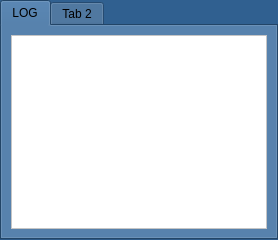
     <widget class="QTabWidget" name="tabWidget">
      <property name="palette">
       <palette>
        <active>
         <colorrole role="WindowText">
          <brush brushstyle="SolidPattern">
           <color alpha="255">
            <red>0</red>
            <green>0</green>
            <blue>0</blue>
           </color>
          </brush>
         </colorrole>
         <colorrole role="Button">
          <brush brushstyle="SolidPattern">
           <color alpha="255">
            <red>48</red>
            <green>96</green>
            <blue>144</blue>
           </color>
          </brush>
         </colorrole>
         <colorrole role="Light">
          <brush brushstyle="SolidPattern">
           <color alpha="255">
            <red>72</red>
            <green>144</green>
            <blue>216</blue>
           </color>
          </brush>
         </colorrole>
         <colorrole role="Midlight">
          <brush brushstyle="SolidPattern">
           <color alpha="255">
            <red>60</red>
            <green>120</green>
            <blue>180</blue>
           </color>
          </brush>
         </colorrole>
         <colorrole role="Dark">
          <brush brushstyle="SolidPattern">
           <color alpha="255">
            <red>24</red>
            <green>48</green>
            <blue>72</blue>
           </color>
          </brush>
         </colorrole>
         <colorrole role="Mid">
          <brush brushstyle="SolidPattern">
           <color alpha="255">
            <red>32</red>
            <green>64</green>
            <blue>96</blue>
           </color>
          </brush>
         </colorrole>
         <colorrole role="Text">
          <brush brushstyle="SolidPattern">
           <color alpha="255">
            <red>0</red>
            <green>0</green>
            <blue>0</blue>
           </color>
          </brush>
         </colorrole>
         <colorrole role="BrightText">
          <brush brushstyle="SolidPattern">
           <color alpha="255">
            <red>255</red>
            <green>255</green>
            <blue>255</blue>
           </color>
          </brush>
         </colorrole>
         <colorrole role="ButtonText">
          <brush brushstyle="SolidPattern">
           <color alpha="255">
            <red>0</red>
            <green>0</green>
            <blue>0</blue>
           </color>
          </brush>
         </colorrole>
         <colorrole role="Base">
          <brush brushstyle="SolidPattern">
           <color alpha="255">
            <red>255</red>
            <green>255</green>
            <blue>255</blue>
           </color>
          </brush>
         </colorrole>
         <colorrole role="Window">
          <brush brushstyle="SolidPattern">
           <color alpha="255">
            <red>48</red>
            <green>96</green>
            <blue>144</blue>
           </color>
          </brush>
         </colorrole>
         <colorrole role="Shadow">
          <brush brushstyle="SolidPattern">
           <color alpha="255">
            <red>0</red>
            <green>0</green>
            <blue>0</blue>
           </color>
          </brush>
         </colorrole>
         <colorrole role="AlternateBase">
          <brush brushstyle="SolidPattern">
           <color alpha="255">
            <red>151</red>
            <green>175</green>
            <blue>199</blue>
           </color>
          </brush>
         </colorrole>
         <colorrole role="ToolTipBase">
          <brush brushstyle="SolidPattern">
           <color alpha="255">
            <red>255</red>
            <green>255</green>
            <blue>220</blue>
           </color>
          </brush>
         </colorrole>
         <colorrole role="ToolTipText">
          <brush brushstyle="SolidPattern">
           <color alpha="255">
            <red>0</red>
            <green>0</green>
            <blue>0</blue>
           </color>
          </brush>
         </colorrole>
        </active>
        <inactive>
         <colorrole role="WindowText">
          <brush brushstyle="SolidPattern">
           <color alpha="255">
            <red>0</red>
            <green>0</green>
            <blue>0</blue>
           </color>
          </brush>
         </colorrole>
         <colorrole role="Button">
          <brush brushstyle="SolidPattern">
           <color alpha="255">
            <red>48</red>
            <green>96</green>
            <blue>144</blue>
           </color>
          </brush>
         </colorrole>
         <colorrole role="Light">
          <brush brushstyle="SolidPattern">
           <color alpha="255">
            <red>72</red>
            <green>144</green>
            <blue>216</blue>
           </color>
          </brush>
         </colorrole>
         <colorrole role="Midlight">
          <brush brushstyle="SolidPattern">
           <color alpha="255">
            <red>60</red>
            <green>120</green>
            <blue>180</blue>
           </color>
          </brush>
         </colorrole>
         <colorrole role="Dark">
          <brush brushstyle="SolidPattern">
           <color alpha="255">
            <red>24</red>
            <green>48</green>
            <blue>72</blue>
           </color>
          </brush>
         </colorrole>
         <colorrole role="Mid">
          <brush brushstyle="SolidPattern">
           <color alpha="255">
            <red>32</red>
            <green>64</green>
            <blue>96</blue>
           </color>
          </brush>
         </colorrole>
         <colorrole role="Text">
          <brush brushstyle="SolidPattern">
           <color alpha="255">
            <red>0</red>
            <green>0</green>
            <blue>0</blue>
           </color>
          </brush>
         </colorrole>
         <colorrole role="BrightText">
          <brush brushstyle="SolidPattern">
           <color alpha="255">
            <red>255</red>
            <green>255</green>
            <blue>255</blue>
           </color>
          </brush>
         </colorrole>
         <colorrole role="ButtonText">
          <brush brushstyle="SolidPattern">
           <color alpha="255">
            <red>0</red>
            <green>0</green>
            <blue>0</blue>
           </color>
          </brush>
         </colorrole>
         <colorrole role="Base">
          <brush brushstyle="SolidPattern">
           <color alpha="255">
            <red>255</red>
            <green>255</green>
            <blue>255</blue>
           </color>
          </brush>
         </colorrole>
         <colorrole role="Window">
          <brush brushstyle="SolidPattern">
           <color alpha="255">
            <red>48</red>
            <green>96</green>
            <blue>144</blue>
           </color>
          </brush>
         </colorrole>
         <colorrole role="Shadow">
          <brush brushstyle="SolidPattern">
           <color alpha="255">
            <red>0</red>
            <green>0</green>
            <blue>0</blue>
           </color>
          </brush>
         </colorrole>
         <colorrole role="AlternateBase">
          <brush brushstyle="SolidPattern">
           <color alpha="255">
            <red>151</red>
            <green>175</green>
            <blue>199</blue>
           </color>
          </brush>
         </colorrole>
         <colorrole role="ToolTipBase">
          <brush brushstyle="SolidPattern">
           <color alpha="255">
            <red>255</red>
            <green>255</green>
            <blue>220</blue>
           </color>
          </brush>
         </colorrole>
         <colorrole role="ToolTipText">
          <brush brushstyle="SolidPattern">
           <color alpha="255">
            <red>0</red>
            <green>0</green>
            <blue>0</blue>
           </color>
          </brush>
         </colorrole>
        </inactive>
        <disabled>
         <colorrole role="WindowText">
          <brush brushstyle="SolidPattern">
           <color alpha="255">
            <red>24</red>
            <green>48</green>
            <blue>72</blue>
           </color>
          </brush>
         </colorrole>
         <colorrole role="Button">
          <brush brushstyle="SolidPattern">
           <color alpha="255">
            <red>48</red>
            <green>96</green>
            <blue>144</blue>
           </color>
          </brush>
         </colorrole>
         <colorrole role="Light">
          <brush brushstyle="SolidPattern">
           <color alpha="255">
            <red>72</red>
            <green>144</green>
            <blue>216</blue>
           </color>
          </brush>
         </colorrole>
         <colorrole role="Midlight">
          <brush brushstyle="SolidPattern">
           <color alpha="255">
            <red>60</red>
            <green>120</green>
            <blue>180</blue>
           </color>
          </brush>
         </colorrole>
         <colorrole role="Dark">
          <brush brushstyle="SolidPattern">
           <color alpha="255">
            <red>24</red>
            <green>48</green>
            <blue>72</blue>
           </color>
          </brush>
         </colorrole>
         <colorrole role="Mid">
          <brush brushstyle="SolidPattern">
           <color alpha="255">
            <red>32</red>
            <green>64</green>
            <blue>96</blue>
           </color>
          </brush>
         </colorrole>
         <colorrole role="Text">
          <brush brushstyle="SolidPattern">
           <color alpha="255">
            <red>24</red>
            <green>48</green>
            <blue>72</blue>
           </color>
          </brush>
         </colorrole>
         <colorrole role="BrightText">
          <brush brushstyle="SolidPattern">
           <color alpha="255">
            <red>255</red>
            <green>255</green>
            <blue>255</blue>
           </color>
          </brush>
         </colorrole>
         <colorrole role="ButtonText">
          <brush brushstyle="SolidPattern">
           <color alpha="255">
            <red>24</red>
            <green>48</green>
            <blue>72</blue>
           </color>
          </brush>
         </colorrole>
         <colorrole role="Base">
          <brush brushstyle="SolidPattern">
           <color alpha="255">
            <red>48</red>
            <green>96</green>
            <blue>144</blue>
           </color>
          </brush>
         </colorrole>
         <colorrole role="Window">
          <brush brushstyle="SolidPattern">
           <color alpha="255">
            <red>48</red>
            <green>96</green>
            <blue>144</blue>
           </color>
          </brush>
         </colorrole>
         <colorrole role="Shadow">
          <brush brushstyle="SolidPattern">
           <color alpha="255">
            <red>0</red>
            <green>0</green>
            <blue>0</blue>
           </color>
          </brush>
         </colorrole>
         <colorrole role="AlternateBase">
          <brush brushstyle="SolidPattern">
           <color alpha="255">
            <red>48</red>
            <green>96</green>
            <blue>144</blue>
           </color>
          </brush>
         </colorrole>
         <colorrole role="ToolTipBase">
          <brush brushstyle="SolidPattern">
           <color alpha="255">
            <red>255</red>
            <green>255</green>
            <blue>220</blue>
           </color>
          </brush>
         </colorrole>
         <colorrole role="ToolTipText">
          <brush brushstyle="SolidPattern">
           <color alpha="255">
            <red>0</red>
            <green>0</green>
            <blue>0</blue>
           </color>
          </brush>
         </colorrole>
        </disabled>
       </palette>
      </property>
      <property name="currentIndex">
       <number>0</number>
      </property>
      <widget class="QWidget" name="tab">
       <attribute name="title">
        <string>LOG</string>
       </attribute>
       <layout class="QVBoxLayout" name="verticalLayout">
        <item>
         <widget class="QTextBrowser" name="textBrowser">
          <property name="palette">
           <palette>
            <active>
             <colorrole role="WindowText">
              <brush brushstyle="SolidPattern">
               <color alpha="255">
                <red>0</red>
                <green>0</green>
                <blue>0</blue>
               </color>
              </brush>
             </colorrole>
             <colorrole role="Button">
              <brush brushstyle="SolidPattern">
               <color alpha="255">
                <red>255</red>
                <green>255</green>
                <blue>255</blue>
               </color>
              </brush>
             </colorrole>
             <colorrole role="Light">
              <brush brushstyle="SolidPattern">
               <color alpha="255">
                <red>255</red>
                <green>255</green>
                <blue>255</blue>
               </color>
              </brush>
             </colorrole>
             <colorrole role="Midlight">
              <brush brushstyle="SolidPattern">
               <color alpha="255">
                <red>255</red>
                <green>255</green>
                <blue>255</blue>
               </color>
              </brush>
             </colorrole>
             <colorrole role="Dark">
              <brush brushstyle="SolidPattern">
               <color alpha="255">
                <red>127</red>
                <green>127</green>
                <blue>127</blue>
               </color>
              </brush>
             </colorrole>
             <colorrole role="Mid">
              <brush brushstyle="SolidPattern">
               <color alpha="255">
                <red>170</red>
                <green>170</green>
                <blue>170</blue>
               </color>
              </brush>
             </colorrole>
             <colorrole role="Text">
              <brush brushstyle="SolidPattern">
               <color alpha="255">
                <red>0</red>
                <green>0</green>
                <blue>0</blue>
               </color>
              </brush>
             </colorrole>
             <colorrole role="BrightText">
              <brush brushstyle="SolidPattern">
               <color alpha="255">
                <red>255</red>
                <green>255</green>
                <blue>255</blue>
               </color>
              </brush>
             </colorrole>
             <colorrole role="ButtonText">
              <brush brushstyle="SolidPattern">
               <color alpha="255">
                <red>0</red>
                <green>0</green>
                <blue>0</blue>
               </color>
              </brush>
             </colorrole>
             <colorrole role="Base">
              <brush brushstyle="SolidPattern">
               <color alpha="255">
                <red>255</red>
                <green>255</green>
                <blue>255</blue>
               </color>
              </brush>
             </colorrole>
             <colorrole role="Window">
              <brush brushstyle="SolidPattern">
               <color alpha="255">
                <red>255</red>
                <green>255</green>
                <blue>255</blue>
               </color>
              </brush>
             </colorrole>
             <colorrole role="Shadow">
              <brush brushstyle="SolidPattern">
               <color alpha="255">
                <red>0</red>
                <green>0</green>
                <blue>0</blue>
               </color>
              </brush>
             </colorrole>
             <colorrole role="AlternateBase">
              <brush brushstyle="SolidPattern">
               <color alpha="255">
                <red>255</red>
                <green>255</green>
                <blue>255</blue>
               </color>
              </brush>
             </colorrole>
             <colorrole role="ToolTipBase">
              <brush brushstyle="SolidPattern">
               <color alpha="255">
                <red>255</red>
                <green>255</green>
                <blue>220</blue>
               </color>
              </brush>
             </colorrole>
             <colorrole role="ToolTipText">
              <brush brushstyle="SolidPattern">
               <color alpha="255">
                <red>0</red>
                <green>0</green>
                <blue>0</blue>
               </color>
              </brush>
             </colorrole>
            </active>
            <inactive>
             <colorrole role="WindowText">
              <brush brushstyle="SolidPattern">
               <color alpha="255">
                <red>0</red>
                <green>0</green>
                <blue>0</blue>
               </color>
              </brush>
             </colorrole>
             <colorrole role="Button">
              <brush brushstyle="SolidPattern">
               <color alpha="255">
                <red>255</red>
                <green>255</green>
                <blue>255</blue>
               </color>
              </brush>
             </colorrole>
             <colorrole role="Light">
              <brush brushstyle="SolidPattern">
               <color alpha="255">
                <red>255</red>
                <green>255</green>
                <blue>255</blue>
               </color>
              </brush>
             </colorrole>
             <colorrole role="Midlight">
              <brush brushstyle="SolidPattern">
               <color alpha="255">
                <red>255</red>
                <green>255</green>
                <blue>255</blue>
               </color>
              </brush>
             </colorrole>
             <colorrole role="Dark">
              <brush brushstyle="SolidPattern">
               <color alpha="255">
                <red>127</red>
                <green>127</green>
                <blue>127</blue>
               </color>
              </brush>
             </colorrole>
             <colorrole role="Mid">
              <brush brushstyle="SolidPattern">
               <color alpha="255">
                <red>170</red>
                <green>170</green>
                <blue>170</blue>
               </color>
              </brush>
             </colorrole>
             <colorrole role="Text">
              <brush brushstyle="SolidPattern">
               <color alpha="255">
                <red>0</red>
                <green>0</green>
                <blue>0</blue>
               </color>
              </brush>
             </colorrole>
             <colorrole role="BrightText">
              <brush brushstyle="SolidPattern">
               <color alpha="255">
                <red>255</red>
                <green>255</green>
                <blue>255</blue>
               </color>
              </brush>
             </colorrole>
             <colorrole role="ButtonText">
              <brush brushstyle="SolidPattern">
               <color alpha="255">
                <red>0</red>
                <green>0</green>
                <blue>0</blue>
               </color>
              </brush>
             </colorrole>
             <colorrole role="Base">
              <brush brushstyle="SolidPattern">
               <color alpha="255">
                <red>255</red>
                <green>255</green>
                <blue>255</blue>
               </color>
              </brush>
             </colorrole>
             <colorrole role="Window">
              <brush brushstyle="SolidPattern">
               <color alpha="255">
                <red>255</red>
                <green>255</green>
                <blue>255</blue>
               </color>
              </brush>
             </colorrole>
             <colorrole role="Shadow">
              <brush brushstyle="SolidPattern">
               <color alpha="255">
                <red>0</red>
                <green>0</green>
                <blue>0</blue>
               </color>
              </brush>
             </colorrole>
             <colorrole role="AlternateBase">
              <brush brushstyle="SolidPattern">
               <color alpha="255">
                <red>255</red>
                <green>255</green>
                <blue>255</blue>
               </color>
              </brush>
             </colorrole>
             <colorrole role="ToolTipBase">
              <brush brushstyle="SolidPattern">
               <color alpha="255">
                <red>255</red>
                <green>255</green>
                <blue>220</blue>
               </color>
              </brush>
             </colorrole>
             <colorrole role="ToolTipText">
              <brush brushstyle="SolidPattern">
               <color alpha="255">
                <red>0</red>
                <green>0</green>
                <blue>0</blue>
               </color>
              </brush>
             </colorrole>
            </inactive>
            <disabled>
             <colorrole role="WindowText">
              <brush brushstyle="SolidPattern">
               <color alpha="255">
                <red>127</red>
                <green>127</green>
                <blue>127</blue>
               </color>
              </brush>
             </colorrole>
             <colorrole role="Button">
              <brush brushstyle="SolidPattern">
               <color alpha="255">
                <red>255</red>
                <green>255</green>
                <blue>255</blue>
               </color>
              </brush>
             </colorrole>
             <colorrole role="Light">
              <brush brushstyle="SolidPattern">
               <color alpha="255">
                <red>255</red>
                <green>255</green>
                <blue>255</blue>
               </color>
              </brush>
             </colorrole>
             <colorrole role="Midlight">
              <brush brushstyle="SolidPattern">
               <color alpha="255">
                <red>255</red>
                <green>255</green>
                <blue>255</blue>
               </color>
              </brush>
             </colorrole>
             <colorrole role="Dark">
              <brush brushstyle="SolidPattern">
               <color alpha="255">
                <red>127</red>
                <green>127</green>
                <blue>127</blue>
               </color>
              </brush>
             </colorrole>
             <colorrole role="Mid">
              <brush brushstyle="SolidPattern">
               <color alpha="255">
                <red>170</red>
                <green>170</green>
                <blue>170</blue>
               </color>
              </brush>
             </colorrole>
             <colorrole role="Text">
              <brush brushstyle="SolidPattern">
               <color alpha="255">
                <red>127</red>
                <green>127</green>
                <blue>127</blue>
               </color>
              </brush>
             </colorrole>
             <colorrole role="BrightText">
              <brush brushstyle="SolidPattern">
               <color alpha="255">
                <red>255</red>
                <green>255</green>
                <blue>255</blue>
               </color>
              </brush>
             </colorrole>
             <colorrole role="ButtonText">
              <brush brushstyle="SolidPattern">
               <color alpha="255">
                <red>127</red>
                <green>127</green>
                <blue>127</blue>
               </color>
              </brush>
             </colorrole>
             <colorrole role="Base">
              <brush brushstyle="SolidPattern">
               <color alpha="255">
                <red>255</red>
                <green>255</green>
                <blue>255</blue>
               </color>
              </brush>
             </colorrole>
             <colorrole role="Window">
              <brush brushstyle="SolidPattern">
               <color alpha="255">
                <red>255</red>
                <green>255</green>
                <blue>255</blue>
               </color>
              </brush>
             </colorrole>
             <colorrole role="Shadow">
              <brush brushstyle="SolidPattern">
               <color alpha="255">
                <red>0</red>
                <green>0</green>
                <blue>0</blue>
               </color>
              </brush>
             </colorrole>
             <colorrole role="AlternateBase">
              <brush brushstyle="SolidPattern">
               <color alpha="255">
                <red>255</red>
                <green>255</green>
                <blue>255</blue>
               </color>
              </brush>
             </colorrole>
             <colorrole role="ToolTipBase">
              <brush brushstyle="SolidPattern">
               <color alpha="255">
                <red>255</red>
                <green>255</green>
                <blue>220</blue>
               </color>
              </brush>
             </colorrole>
             <colorrole role="ToolTipText">
              <brush brushstyle="SolidPattern">
               <color alpha="255">
                <red>0</red>
                <green>0</green>
                <blue>0</blue>
               </color>
              </brush>
             </colorrole>
            </disabled>
           </palette>
          </property>
         </widget>
        </item>
       </layout>
      </widget>
      <widget class="QWidget" name="tab_2">
       <attribute name="title">
        <string>Tab 2</string>
       </attribute>
      </widget>
     </widget>
